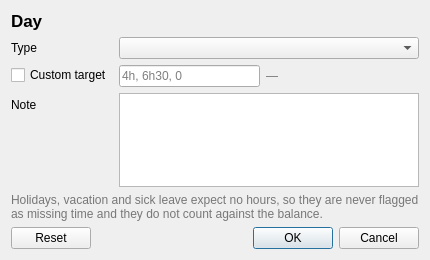
<?xml version="1.0" encoding="UTF-8"?>
<ui version="4.0">
 <class>DayMetaDialog</class>
 <widget class="QDialog" name="DayMetaDialog">
  <property name="geometry">
   <rect><x>0</x><y>0</y><width>430</width><height>260</height></rect>
  </property>
  <property name="windowTitle"><string>Day</string></property>
  <layout class="QVBoxLayout" name="dialogLayout">
   <item>
    <widget class="QLabel" name="labelDate">
     <property name="text"><string>Day</string></property>
     <property name="styleSheet"><string>font-size: 13pt; font-weight: bold;</string></property>
    </widget>
   </item>
   <item>
    <layout class="QFormLayout" name="formLayout">
     <item row="0" column="0"><widget class="QLabel" name="labelType"><property name="text"><string>Type</string></property></widget></item>
     <item row="0" column="1"><widget class="QComboBox" name="comboDayType"/></item>
     <item row="1" column="0"><widget class="QCheckBox" name="checkOverrideTarget"><property name="text"><string>Custom target</string></property></widget></item>
     <item row="1" column="1">
      <layout class="QHBoxLayout" name="targetLayout">
       <item>
        <widget class="QLineEdit" name="lineTargetOverride">
         <property name="placeholderText"><string>4h, 6h30, 0</string></property>
         <property name="maximumWidth"><number>120</number></property>
        </widget>
       </item>
       <item>
        <widget class="QLabel" name="labelTargetHint">
         <property name="text"><string>&#8212;</string></property>
         <property name="styleSheet"><string>color: #777;</string></property>
        </widget>
       </item>
       <item>
        <spacer name="targetSpacer">
         <property name="orientation"><enum>Qt::Horizontal</enum></property>
         <property name="sizeHint" stdset="0"><size><width>20</width><height>20</height></size></property>
        </spacer>
       </item>
      </layout>
     </item>
     <item row="2" column="0"><widget class="QLabel" name="labelNote"><property name="text"><string>Note</string></property></widget></item>
     <item row="2" column="1"><widget class="QPlainTextEdit" name="textNote"><property name="maximumHeight"><number>90</number></property></widget></item>
    </layout>
   </item>
   <item>
    <widget class="QLabel" name="labelExplanation">
     <property name="text"><string>Holidays, vacation and sick leave expect no hours, so they are never flagged as missing time and they do not count against the balance.</string></property>
     <property name="wordWrap"><bool>true</bool></property>
     <property name="styleSheet"><string>color: #777;</string></property>
    </widget>
   </item>
   <item>
    <widget class="QDialogButtonBox" name="buttonBox">
     <property name="orientation"><enum>Qt::Horizontal</enum></property>
     <property name="standardButtons"><set>QDialogButtonBox::Cancel|QDialogButtonBox::Ok|QDialogButtonBox::Reset</set></property>
    </widget>
   </item>
  </layout>
 </widget>
 <resources/>
 <connections/>
</ui>
